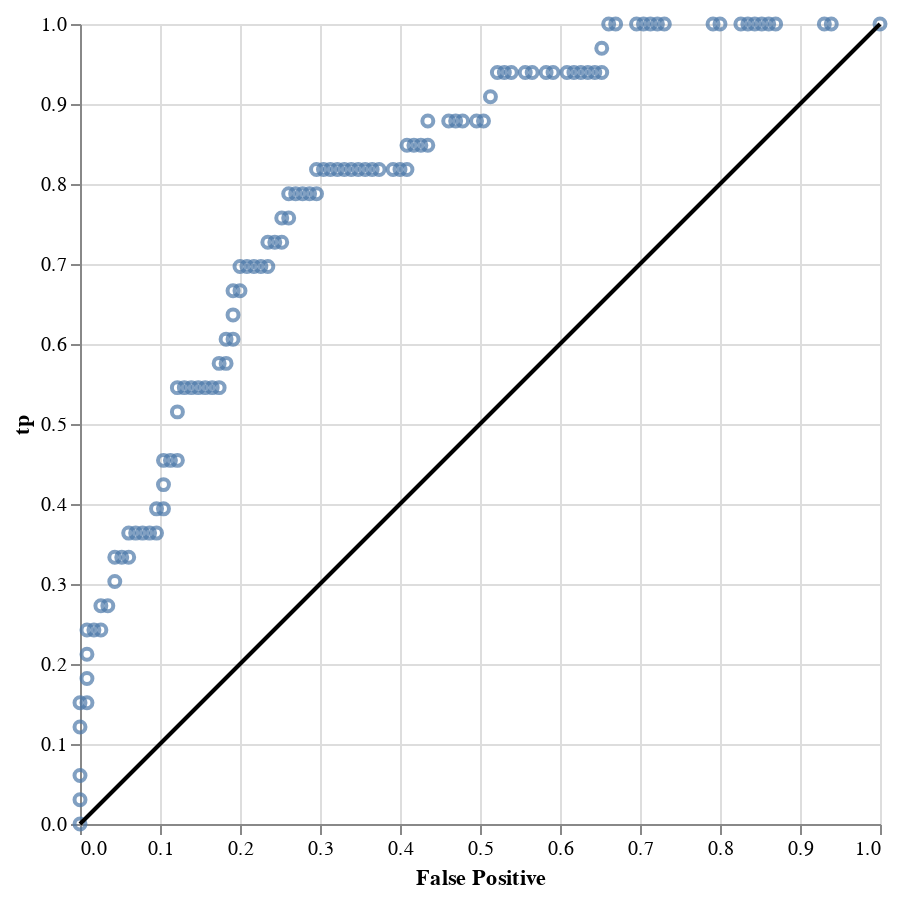

This figure's notebook cell:
### Code cell
plt = @vlplot(
    data=DataFrame(fp = fp,tp = tp),
    :point,
    x={:fp, title="False Positive",type=:q},
    y={:tp, tiltle="True Positive", type=:q},
    width=400,
    height=400
)
l = @vlplot(
    data= DataFrame(fp=[0,1],tp=[0,1]),
    mark={:line,color="black"},
    x={:fp, title="False Positive",type=:q},
        y={:tp, tiltle="True Positive", type=:q},
    width=400,
    height=400
)

@vlplot() + plt + l

### Figure 1 — Vega-Lite specification as saved in the notebook (floating-point values rounded to 4 significant figures)
{"layer": [{"data": {"values": [{"fp": 0, "tp": 0}, {"fp": 0, "tp": 0.0303}, {"fp": 0, "tp": 0.06061}, {"fp": 0, "tp": 0.1212}, {"fp": 0, "tp": 0.1515}, {"fp": 0.008696, "tp": 0.1515}, {"fp": 0.008696, "tp": 0.1818}, {"fp": 0.008696, "tp": 0.2121}, {"fp": 0.008696, "tp": 0.2424}, {"fp": 0.01739, "tp": 0.2424}, {"fp": 0.02609, "tp": 0.2424}, {"fp": 0.02609, "tp": 0.2727}, {"fp": 0.03478, "tp": 0.2727}, {"fp": 0.04348, "tp": 0.303}, {"fp": 0.04348, "tp": 0.3333}, {"fp": 0.05217, "tp": 0.3333}, {"fp": 0.06087, "tp": 0.3333}, {"fp": 0.06087, "tp": 0.3636}, {"fp": 0.06957, "tp": 0.3636}, {"fp": 0.07826, "tp": 0.3636}, {"fp": 0.08696, "tp": 0.3636}, {"fp": 0.09565, "tp": 0.3636}, {"fp": 0.09565, "tp": 0.3939}, {"fp": 0.1043, "tp": 0.3939}, {"fp": 0.1043, "tp": 0.4242}, {"fp": 0.1043, "tp": 0.4545}, {"fp": 0.113, "tp": 0.4545}, {"fp": 0.1217, "tp": 0.4545}, {"fp": 0.1217, "tp": 0.5152}, {"fp": 0.1217, "tp": 0.5455}, {"fp": 0.1304, "tp": 0.5455}, {"fp": 0.1391, "tp": 0.5455}, {"fp": 0.1478, "tp": 0.5455}, {"fp": 0.1565, "tp": 0.5455}, {"fp": 0.1652, "tp": 0.5455}, {"fp": 0.1739, "tp": 0.5455}, {"fp": 0.1739, "tp": 0.5758}, {"fp": 0.1826, "tp": 0.5758}, {"fp": 0.1826, "tp": 0.6061}, {"fp": 0.1913, "tp": 0.6061}, {"fp": 0.1913, "tp": 0.6364}, {"fp": 0.1913, "tp": 0.6667}, {"fp": 0.2, "tp": 0.6667}, {"fp": 0.2, "tp": 0.697}, {"fp": 0.2087, "tp": 0.697}, {"fp": 0.2174, "tp": 0.697}, {"fp": 0.2261, "tp": 0.697}, {"fp": 0.2348, "tp": 0.697}, {"fp": 0.2348, "tp": 0.7273}, {"fp": 0.2435, "tp": 0.7273}, {"fp": 0.2522, "tp": 0.7273}, {"fp": 0.2522, "tp": 0.7576}, {"fp": 0.2609, "tp": 0.7576}, {"fp": 0.2609, "tp": 0.7879}, {"fp": 0.2696, "tp": 0.7879}, {"fp": 0.2783, "tp": 0.7879}, {"fp": 0.287, "tp": 0.7879}, {"fp": 0.2957, "tp": 0.7879}, {"fp": 0.2957, "tp": 0.8182}, {"fp": 0.3043, "tp": 0.8182}, {"fp": 0.313, "tp": 0.8182}, {"fp": 0.3217, "tp": 0.8182}, {"fp": 0.3304, "tp": 0.8182}, {"fp": 0.3391, "tp": 0.8182}, {"fp": 0.3478, "tp": 0.8182}, {"fp": 0.3565, "tp": 0.8182}, {"fp": 0.3652, "tp": 0.8182}, {"fp": 0.3739, "tp": 0.8182}, {"fp": 0.3913, "tp": 0.8182}, {"fp": 0.4, "tp": 0.8182}, {"fp": 0.4087, "tp": 0.8182}, {"fp": 0.4087, "tp": 0.8485}, {"fp": 0.4174, "tp": 0.8485}, {"fp": 0.4261, "tp": 0.8485}, {"fp": 0.4348, "tp": 0.8485}, {"fp": 0.4348, "tp": 0.8788}, {"fp": 0.4609, "tp": 0.8788}, {"fp": 0.4696, "tp": 0.8788}, {"fp": 0.4783, "tp": 0.8788}, {"fp": 0.4957, "tp": 0.8788}, {"fp": 0.5043, "tp": 0.8788}, {"fp": 0.513, "tp": 0.9091}, {"fp": 0.5217, "tp": 0.9394}, {"fp": 0.5304, "tp": 0.9394}, {"fp": 0.5391, "tp": 0.9394}, {"fp": 0.5565, "tp": 0.9394}, {"fp": 0.5652, "tp": 0.9394}, {"fp": 0.5826, "tp": 0.9394}, {"fp": 0.5913, "tp": 0.9394}, {"fp": 0.6087, "tp": 0.9394}, {"fp": 0.6174, "tp": 0.9394}, {"fp": 0.6261, "tp": 0.9394}, {"fp": 0.6348, "tp": 0.9394}, {"fp": 0.6435, "tp": 0.9394}, {"fp": 0.6522, "tp": 0.9394}, {"fp": 0.6522, "tp": 0.9697}, {"fp": 0.6609, "tp": 1}, {"fp": 0.6696, "tp": 1}, {"fp": 0.6957, "tp": 1}, {"fp": 0.7043, "tp": 1}, {"fp": 0.713, "tp": 1}, {"fp": 0.7217, "tp": 1}, {"fp": 0.7304, "tp": 1}, {"fp": 0.7913, "tp": 1}, {"fp": 0.8, "tp": 1}, {"fp": 0.8261, "tp": 1}, {"fp": 0.8348, "tp": 1}, {"fp": 0.8435, "tp": 1}, {"fp": 0.8522, "tp": 1}, {"fp": 0.8609, "tp": 1}, {"fp": 0.8696, "tp": 1}, {"fp": 0.9304, "tp": 1}, {"fp": 0.9391, "tp": 1}, {"fp": 1, "tp": 1}]}, "encoding": {"x": {"field": "fp", "title": "False Positive", "type": "q"}, "y": {"field": "tp", "tiltle": "True Positive", "type": "q"}}, "height": 400, "mark": "point", "width": 400}, {"data": {"values": [{"fp": 0, "tp": 0}, {"fp": 1, "tp": 1}]}, "encoding": {"x": {"field": "fp", "title": "False Positive", "type": "q"}, "y": {"field": "tp", "tiltle": "True Positive", "type": "q"}}, "height": 400, "mark": {"color": "black", "type": "line"}, "width": 400}]}
